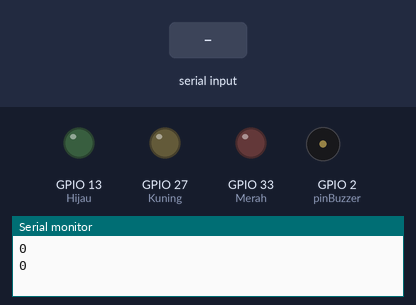
This sketch was run on a simulated ESP32. Shown: output pins drawn as LEDs (lit = HIGH), buzzer (waves = sounding), the last lines printed to the serial monitor. The test bench sets the inputs (shaded band).

Above: at 1.2 s.
1.3 s: "1" received over Serial
At 2.8 s:
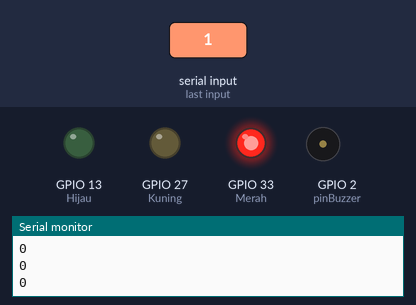
3.1 s: "3" received over Serial
At 3.5 s:
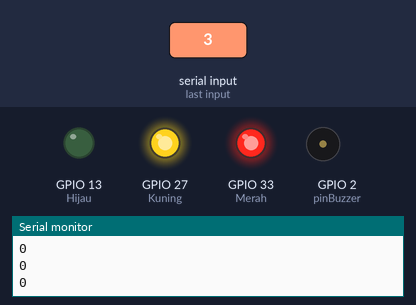
4.6 s: "2" received over Serial
At 5.4 s:
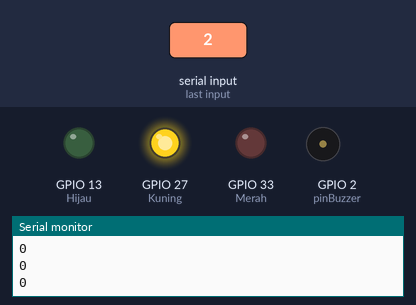
6.2 s: "5" received over Serial
At 7.2 s:
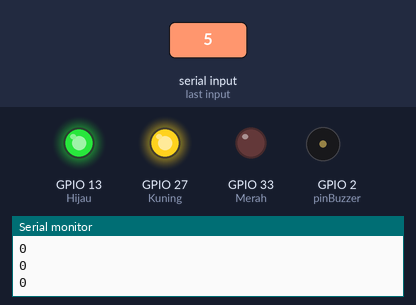
7.8 s: "4" received over Serial
At 9.1 s:
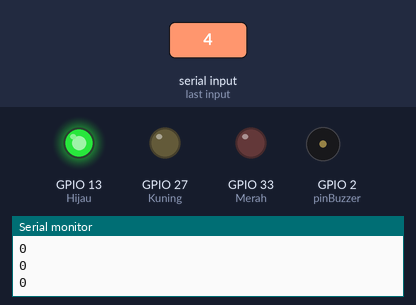
9.4 s: "7" received over Serial
At 10.9 s:
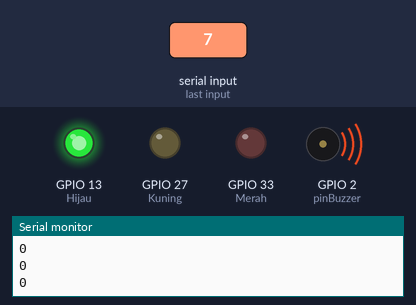
Timing chart, 0 to 12.0 s (numbered marks = the images above; inputs shaded):
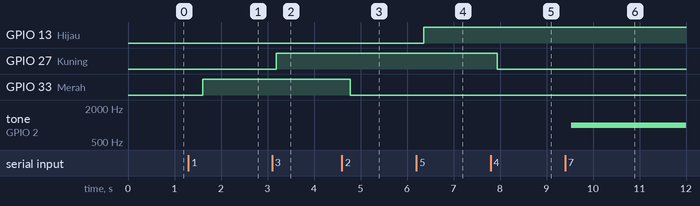

The sketch:

myfirstevertry.ino
```cpp
#include <MFRC522.h>
#include <SPI.h>
#include <ArduinoJson.h>

#define SDA_PIN 4
#define RST_PIN 2

MFRC522 mfrc522(SDA_PIN, RST_PIN);
MFRC522::MIFARE_Key key;

const int pinBuzzer = 2;

void setup() {
  // put your setup code here, to run once:
  StaticJsonDocument<200> doc;
  Serial.begin(9600);
  SPI.begin();
  mfrc522.PCD_Init();
  //Serial.println("Awaiting for a card");
  //for (byte i = 0; i < 6; i++) {
  //  key.keyByte[i] = 0xFF;
  //}
  //dump_byte_array(key.keyByte, MFRC522::MF_KEY_SIZE, doc);
  pinMode(13, OUTPUT); // Hijau
  pinMode(33, OUTPUT); // Merah
  pinMode(27, OUTPUT); // Kuning
  pinMode(pinBuzzer, OUTPUT); // Buzzer
}

void loop() {
  delay(500);

  if(Serial.available()>0){
    char command = Serial.read();
    if (command == '1') {
      digitalWrite(33, HIGH);
    }
    if (command == '2') {
      digitalWrite(33, LOW);
    }
    if (command == '3') {
      digitalWrite(27, HIGH);
    }
    if (command == '4' ) {
      digitalWrite(27, LOW);
    }
    if (command == '5') {
      digitalWrite(13, HIGH);
    }
    if (command == '6') {
      digitalWrite(13, LOW);
    }
    if (command == '7') {
      tone(pinBuzzer, 1000);
    }
    if (command == '8') {
      noTone(pinBuzzer);
    }
    if (command == '0') { // restart ESP(Software)
      ESP.restart();
    }
  }

  // mencoba-coba
  // digitalWrite(13, HIGH);
  // digitalWrite(33, HIGH);
  // digitalWrite(27, HIGH);

  // put your main code here, to run repeatedly:
  //check jika ada kartu atau nggk jangkauan sensor
  if (!mfrc522.PICC_IsNewCardPresent()){
    //Serial.println("null");
    //return;
  }

  //check jika dapat membaca serial number
  if (!mfrc522.PICC_ReadCardSerial()){
    //return;
  }

  if (!mfrc522.uid.size == 0){
    //Serial.println(mfrc522.uid.size);
    dump_byte_array(mfrc522.uid.uidByte, mfrc522.uid.size);
    mfrc522.uid.size = 0;
    // ESP.restart();
  } else {
    Serial.println("0");
  }


  //dump_byte_array(mfrc522.uid.uidByte, mfrc522.uid.size);

  /*String cardSerial = "";
  Serial.println(mfrc522.uid.size);
  for (byte i = 0; i < mfrc522.uid.size; i++) {
    cardSerial += mfrc522.uid.uidByte[i];
  }

  Serial.println(cardSerial);
  Serial.println("================================");
  delay(1000);
  */
}

/*void dump_byte_array_loop(byte *buffer, byte bufferSize) {
    for (byte i = 0; i < bufferSize; i++) {
        Serial.print(buffer[i] < 0x10 ? " 0" : " ");
        Serial.print(buffer[i], HEX);
    }

    for (byte i = 0; i < bufferSize; i++) {
        doc["rfid_serial"] = (buffer[i] < 0x10 ? " 0" : " ");
        doc["rfid_serial"] = (buffer[i], HEX);
    }
    doc["scan_number"] = 1;
    serializeJson(doc, Serial);
    delay(2000);
*/

void dump_byte_array(byte *buffer, byte bufferSize) {
    for (byte i = 0; i < bufferSize; i++) {
        Serial.print(buffer[i] < 0x10 ? " 0" : " ");
        Serial.print(buffer[i], HEX);
    }
    Serial.println();
}
```

Measured:
- after the input at 1.3 s, GPIO 33 (Merah): LOW → HIGH after 0.31 s
- after the input at 3.1 s, GPIO 27 (Kuning): LOW → HIGH after 0.09 s
- after the input at 4.6 s, GPIO 33 (Merah): HIGH → LOW after 0.18 s
- after the input at 6.2 s, GPIO 13 (Hijau): LOW → HIGH after 0.16 s
- after the input at 7.8 s, GPIO 27 (Kuning): HIGH → LOW after 0.15 s
- after the input at 9.4 s, tone on GPIO 2 (pinBuzzer): silent → 1000 Hz after 0.13 s
